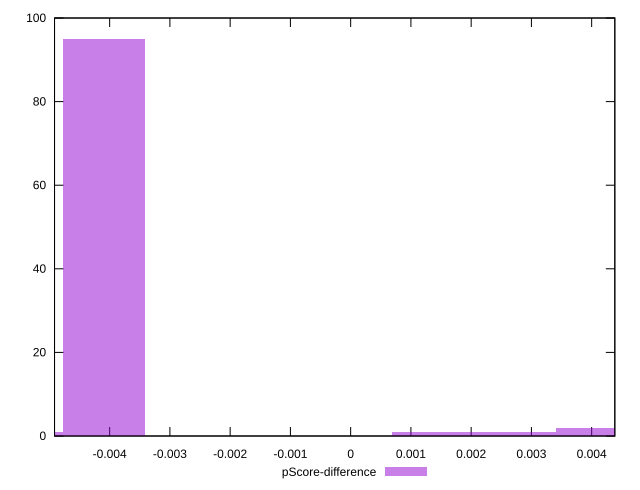

This figure's gnuplot source:
reset

$pScoreDifference <<EOF
0.002731347972231515 1
-0.004097021958347272 95
-0.00546269594446303 1
0.004097021958347272 2
0.0013656739861157576 1
EOF

set key outside below
set boxwidth 0.0013656739861157576
set xrange [-0.004914921316538368:0.004384461083185576]
set yrange [0:100]
set trange [0:100]
set style fill transparent solid 0.5 noborder
set terminal svg size 640, 490 enhanced background rgb 'white'
set output "report_00017_2021-02-10T15-08-03.406Z/first-meaningful-paint/samples/pages+cached+noadtech+nomedia+nocss/pScore-difference/histogram.svg"

plot $pScoreDifference title "pScore-difference" with boxes

reset
